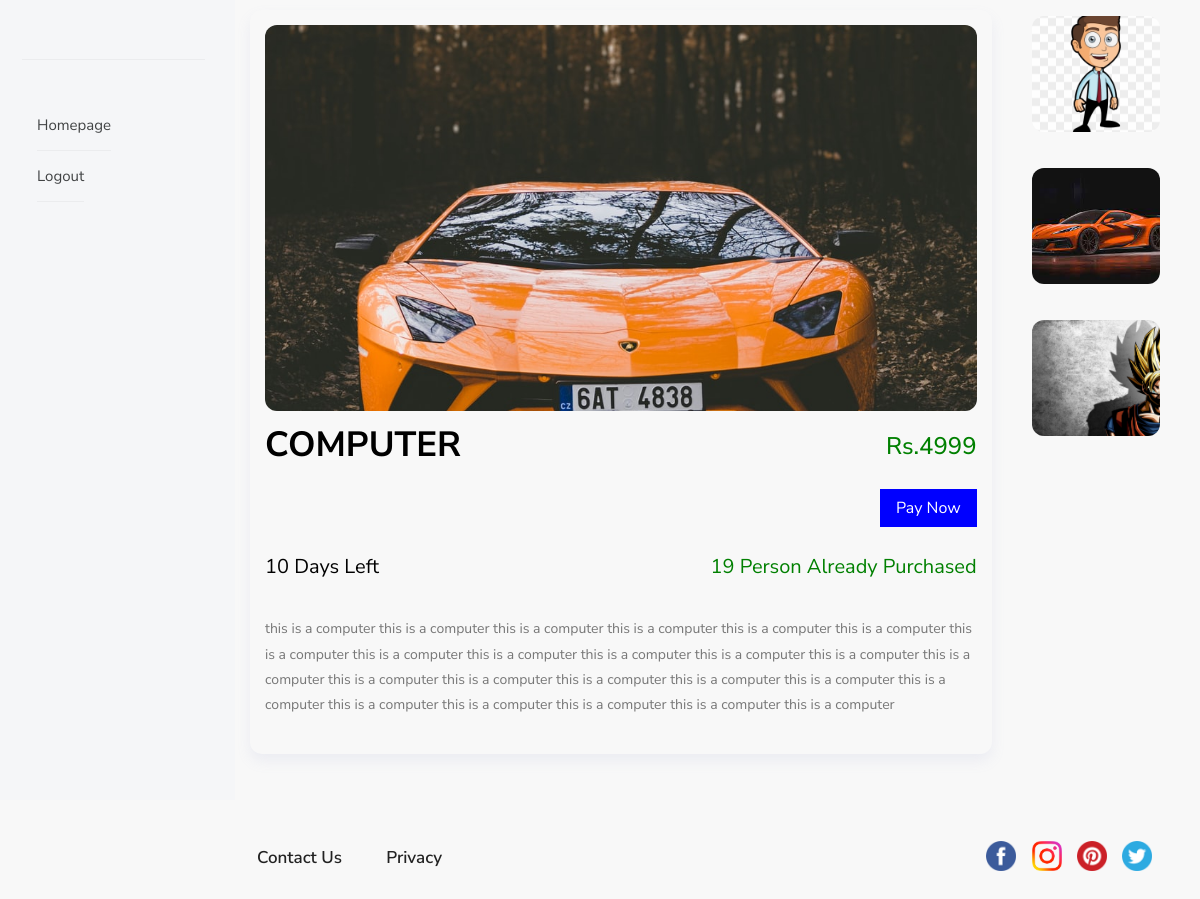
The app's page /product_page/computer-3289 with its own data.
### dashboardApp/models.py (models this page shows, shortened)
class ProductDetail(models.Model):
	product_name = models.CharField(max_length= 200, default="")
	product_price = models.PositiveIntegerField( default=1,
        validators=[
            MaxValueValidator(100000,('Way over %(limit_value)s.')),
        ])
	product_description = models.TextField(default ="")
	product_image = models.ImageField(upload_to='images/')
	time_left = models.PositiveIntegerField( default=1,
        validators=[
            MaxValueValidator(20,('Way over %(limit_value)s.')),
        ])
	total_buyers = models.PositiveIntegerField( default=1,
        validators=[
            MaxValueValidator(20,('Way over %(limit_value)s.')),
        ])
	slug = models.SlugField(unique=True,blank=True,null=True)
	is_delete = models.BooleanField(default = False)

class ProductImages(models.Model):
	product_pictures = models.ImageField(upload_to ='images/')
	product_id = models.ForeignKey(ProductDetail,on_delete = models.CASCADE,default = "")
	def __str__(self):
		return self.product_pictures.name

### productApp/views.py (the view, shortened to what this page needs)
# urls.py: path('product_page/<slug>',views.ProductDetailPage.as_view(),name = 'product_page'),
class ProductDetailPage(TemplateView):
	def get(self,request,*args, **kwargs):
		data = kwargs.get('slug')
		product_data = ProductDetail.objects.get(slug = data)
		picture_data = ProductImages.objects.filter(product_id = product_data)
		print(picture_data,'pictureeeeeeeeeeeeeee/.................................')
		return render(request,'product_page.html',locals())

### productApp/templates/product_page.html (shortened to what this page needs)
{% load static %}
<!DOCTYPE html>
<html lang="en">
<head>
  <link href="{% static 'css/bootstrap.min.css' %}" rel="stylesheet">
  <link href="{% static 'css/style.css' %}" rel="stylesheet" type="text/css">
  <link rel="stylesheet" href="https://cdnjs.cloudflare.com/ajax/libs/font-awesome/4.7.0/css/font-awesome.min.css">
   <link rel="stylesheet" href="{% static 'css/animate.css' %}">
   <link rel="stylesheet" href="https://cdnjs.cloudflare.com/ajax/libs/animate.css/3.7.1/animate.min.css">
</head>
<body>
  <section class="header">
    <div class="container-fluid">
      <div class="row">
        <div class="col-sm-2 col-xs-12" >
          <div class="sidenav wow fadeInLeft animated new">
            <nav class="navbar navbar-expand-md navbar-light bg-light">
            <div class="logo">
              <a href="index.html">
              </a>
            </div>
            <div class="collapse navbar-collapse main-change" id="navbarCollapse">
            <ul class="navbar-nav left-side-bar">
              <li><a href="/">Homepage</a></li>
              <li><a href="user_logout" class="nav-link">Logout</a></li>
            </ul>
          </div>
        </nav>
          </div>
        </div>
        <div class="col-sm-10 col-xs-12 product-single">
          <div class="main">
           <div class=" column main-top-section-product">
            <div class="col-sm-10 col-xs-12 ">
              <div class="main-product-sec">
                <div class="main_sub_product">
                 {% if product_data %}
                  <a href="#">
                  <div class="image-section">
                    <img src="{{ product_data.product_image.url }}">
                  </div>
                </a>
                 <div class="main-title-paymnt-heading">
                  <a href="#">
                    <h2>{{product_data.product_name}}</h2>
                  </a>
                  <h3>Rs.{{ product_data.product_price }}</h3>
              </div>
                  <div class="payment-sub-section">
                    <div class="payment-sub-section-two">
                      <a href="#">Pay Now</a>
                    </div>
                  </div>
                  <div class="payment-sub-days">
                    <div class="payment-day-one">
                      <h2>{{ product_data.time_left }} days left</h2>
                    </div>
                    <div class="payment-day-two">
                      <h2>{{ product_data.total_buyers }} person already purchased</h2>
                    </div>
                  </div>
                  <div class="description">
                    <p>{{ product_data.product_description }}</p>
                  </div>
                </div>
              </div>
              {% endif %}
            </div>
            {% for images in picture_data %}
             <div class="col-sm-2 col-xs-12 main-prodct-left">
              <div class="main-product-left-sec">
              <img src="{{ images.product_pictures.url }}">
            </div>
          </div>
          {% endfor %}
        </div>
      <div class="col-sm-6 col-xs-12 left-footer-section">
         <ul>
          <li>Contact Us</li>
          <li>Privacy</li>
        </ul>
      </div>
      <div class="col-sm-6 col-xs-12 right-footer-section">
        <ul>
          <li><img src="images/product/Facebook.png"></li>
          <li><img src="images/product/Instagram.png"></li>
          <li><img src="images/product/Pinterest.png"></li>
          <li><img src="images/product/Twitter.png"></li>
        </ul>
      </div>
    </div>
  </div>
</div>
 </div>
</section>
</body>
</html>

### records on screen
ProductDetail: product_image (picture), product_name "COMPUTER", product_price "4999", time_left "10", total_buyers "19", product_description "this is a computer this is a computer this is a computer this is a computer this is a computer this is a computer this is a computer this is a computer this is a computer this is a computer this is a computer this is a computer this is a computer this is a computer this is a computer this is a computer this is a computer this is a computer this is a computer this is a computer this is a computer this is a computer this is a computer this is a computer"
ProductImages: product_pictures (picture)
ProductImages: product_pictures (picture)
ProductImages: product_pictures (picture)
